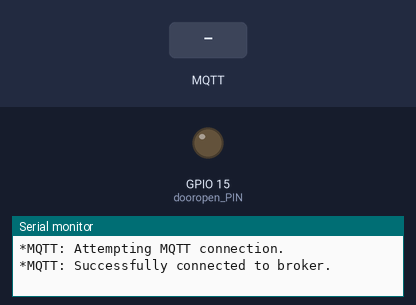
Bench run of a sketch on a simulated ESP8266 (NodeMCU). On the bench: output pins drawn as LEDs (lit = HIGH), the last lines printed to the serial monitor. The inputs (shaded band) are chosen by the test bench. WiFi joins after 1.5 s; servers stay silent unless stated; no MQTT or app messages arrive unless stated.

Above: at 2.7 s.
2.8 s: MQTT message "1" arrives on the first subscribed topic
At 2.92 s:
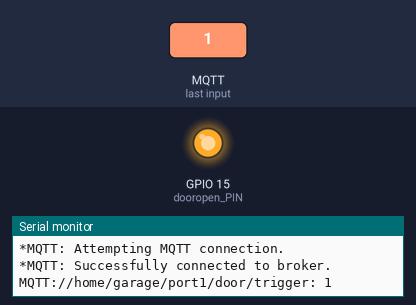
4.5 s: MQTT message "on" arrives on the first subscribed topic
6.0 s: MQTT message "off" arrives on the first subscribed topic
Timing chart, 0 to 9.0 s (numbered marks = the images above; inputs shaded):
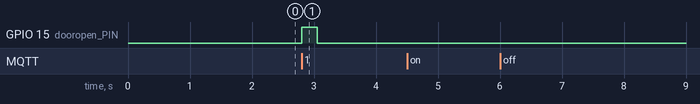

Measured:
- after the input at 2.8 s, GPIO 15 (dooropen_PIN): LOW → HIGH at once, → LOW 0.25 s later

The sketch:

garage-door-controller.ino
```cpp
/*-------------------------------------------------------------
 *
 *   .SYNOPSIS
 *   PARKING HELPER - GARAGE DOOR CONTROLLER
 *   Relay controller to open/close the garage door..
 *
 *   .NOTES
 *   Author: Charles Christensen
 *
-------------------------------------------------------------*/

// Import libraries.
#include <ESP8266WiFi.h>
#include <WiFiManager.h>
#include <PubSubClient.h>

// Global varibles: network.
const char* mqtt_HOST = "";
const char* mqtt_NAME = "home/garage/port1/door/trigger";
const int serial_FREQ = 115200;
const int net_DELAY = 5000;
WiFiClient wifi_client;
WiFiManager wifi_manager;
PubSubClient mqtt_client(wifi_client);

// Global variables: door opener.
const char* dooropen_CHANNEL = "home/garage/port1/door/trigger";
const int dooropen_PIN = 15;

// Initialization.
void setup() {

  // Network setup.
  Serial.begin(serial_FREQ);

  wifi_manager.autoConnect();

  mqtt_client.setServer(mqtt_HOST, 1883);
  mqtt_client.setCallback(mqttCallback);
  mqttConnect();

  // Door opener setup.
  pinMode(dooropen_PIN, OUTPUT);
  digitalWrite(dooropen_PIN, LOW);
}

// Main.
void loop() {

  // Network. Reconnect MQTT, if needed.
  while (!mqtt_client.connected()) {
    mqttConnect();
  }

  // Network. Check for MQTT messages.
  mqtt_client.loop();

}

// Opener function. Trigger garage door to open/close.
void dooropenTrigger() {
  digitalWrite(dooropen_PIN, HIGH);
  delay(250);
  digitalWrite(dooropen_PIN, LOW);

}

// Network function. Process arriving MQTT message.
void mqttCallback(char* topic, byte* payload, unsigned int length) {

  // Print the MQTT message to serial.
  Serial.print("MQTT://");
  Serial.print(topic);
  Serial.print(": ");
  for (int i = 0; i < length; i++) {
    Serial.print((char)payload[i]);
  }
  Serial.println();

  // Adjust internal states, as determined by message.
  String topic_name(topic);
  payload[length] = '\0';

  // dooropen_trigger
  if (topic_name.indexOf(dooropen_CHANNEL) >= 0) {
    if (strcmp((char*)payload, "1") == 0) {
      dooropenTrigger();
    }
  }

}

// Network function. Connect to MQTT server.
void mqttConnect() {

  // Connect to MQTT server.
  while (true) {
    Serial.println("*MQTT: Attempting MQTT connection.");
    if (mqtt_client.connect(mqtt_NAME)) {
      Serial.println("*MQTT: Successfully connected to broker.");
      break;
    }
    else {
      Serial.println("*MQTT: Connection failed. Retrying...");
      delay(net_DELAY);
    }
  }

  // Subscribe to all relevant MQTT publishers.
  mqtt_client.subscribe(dooropen_CHANNEL);

}

// System function. Create timer value the specified number of millis in the future.
int timerFetch(int millisecs) {
  if ( (millis() + millisecs) > 4294967294 )
    return millisecs - (4294967294-millis());
  else
    return millisecs + millis();
}
```
